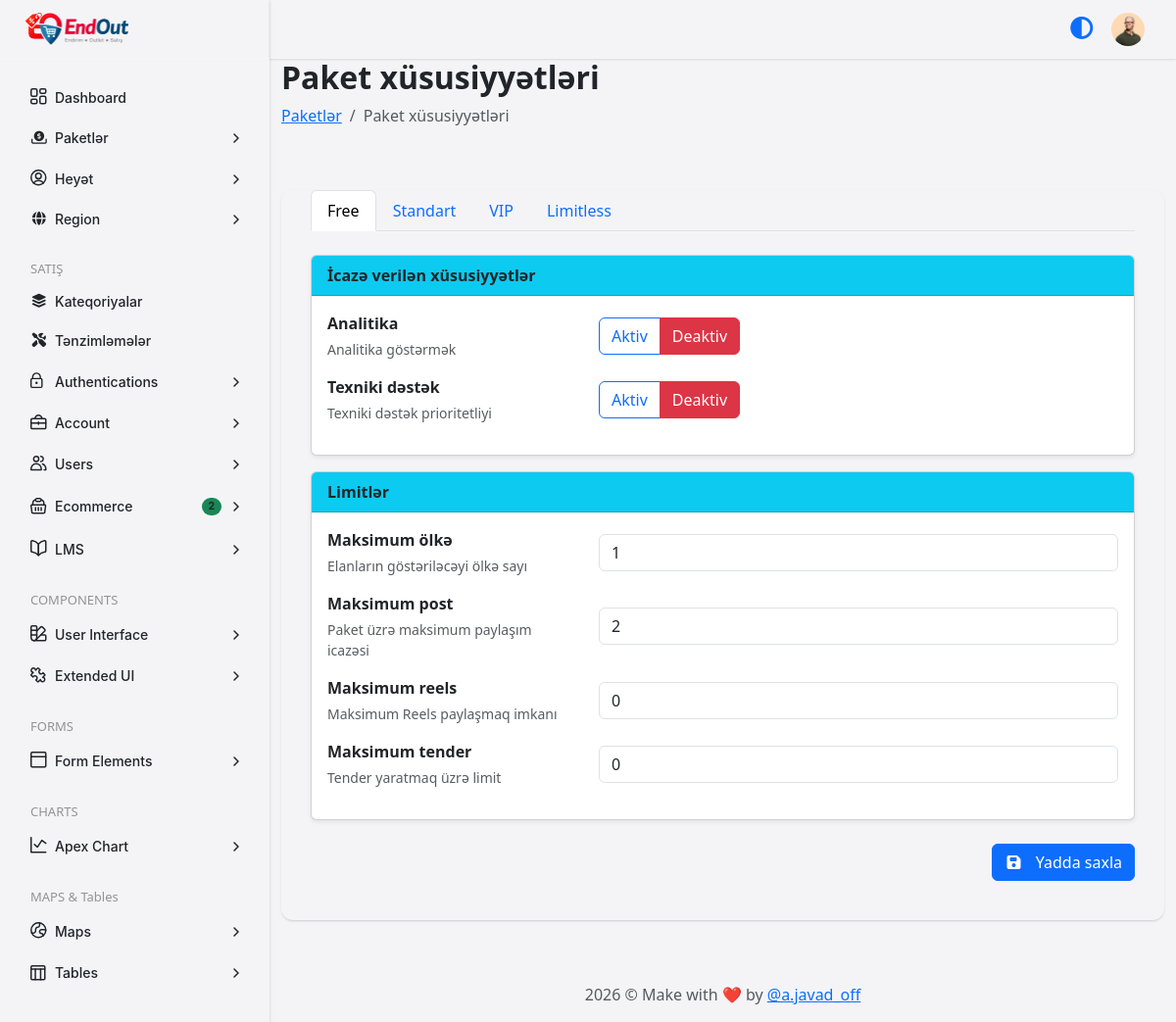
/conca/package-features.php (signed in), run on the app's committed database.
### tables this page shows
CREATE TABLE `tbl_settings` (
  `id` int(10) UNSIGNED NOT NULL,
  `confirm_code` varchar(255) DEFAULT NULL,
  `logo` varchar(255) DEFAULT NULL,
  `favicon` varchar(255) DEFAULT NULL,
  `meta_title_home` varchar(255) DEFAULT NULL,
  `meta_keyword_home` text DEFAULT NULL,
  `meta_description_home` text DEFAULT NULL,
  `meta_img` varchar(255) DEFAULT NULL,
  `contact_email` varchar(255) DEFAULT NULL,
  `contact_phone` varchar(100) DEFAULT NULL,
  `contact_address` text DEFAULT NULL,
  `contact_map` text DEFAULT NULL,
  `base_url` varchar(255) DEFAULT NULL,
  `admin_url` varchar(255) DEFAULT NULL,
  `time_zone` varchar(100) DEFAULT 'Asia/Baku',
  `google_client_id` text DEFAULT NULL,
  `google_client_secret` text DEFAULT NULL,
  `maintenance` tinyint(1) NOT NULL DEFAULT 0,
  `created_at` timestamp NULL DEFAULT current_timestamp(),
  `updated_at` timestamp NULL DEFAULT current_timestamp() ON UPDATE current_timestamp()
);

CREATE TABLE `tbl_user` (
  `id` int(10) UNSIGNED NOT NULL,
  `full_name` varchar(255) NOT NULL,
  `email` varchar(255) NOT NULL,
  `phone` varchar(50) DEFAULT NULL,
  `password` varchar(255) NOT NULL,
  `photo` varchar(255) DEFAULT NULL,
  `role` varchar(255) NOT NULL DEFAULT 'Admin',
  `status` enum('Active','Deactive','','') NOT NULL DEFAULT 'Active',
  `created_at` timestamp NULL DEFAULT current_timestamp(),
  `updated_at` timestamp NULL DEFAULT current_timestamp() ON UPDATE current_timestamp()
);

CREATE TABLE `packages` (
  `id` int(10) UNSIGNED NOT NULL,
  `name` varchar(120) NOT NULL,
  `slug` varchar(80) NOT NULL,
  `duration_days` int(10) UNSIGNED NOT NULL,
  `base_price` decimal(10,2) NOT NULL DEFAULT 0.00,
  `currency` char(3) NOT NULL DEFAULT 'AZN',
  `is_active` tinyint(1) NOT NULL DEFAULT 1,
  `sort_order` int(11) NOT NULL DEFAULT 0,
  `description` text DEFAULT NULL,
  `created_at` datetime NOT NULL DEFAULT current_timestamp(),
  `updated_at` datetime DEFAULT NULL ON UPDATE current_timestamp()
);

CREATE TABLE `feature_definitions` (
  `id` int(10) UNSIGNED NOT NULL,
  `feature_key` varchar(100) NOT NULL,
  `title` varchar(255) NOT NULL,
  `description` text DEFAULT NULL,
  `value_type` enum('bool','int','decimal','string','json') NOT NULL,
  `category` varchar(100) DEFAULT NULL,
  `sort_order` int(11) NOT NULL DEFAULT 0,
  `is_active` tinyint(1) NOT NULL DEFAULT 1,
  `created_at` datetime NOT NULL DEFAULT current_timestamp(),
  `updated_at` datetime DEFAULT NULL ON UPDATE current_timestamp()
);

CREATE TABLE `package_features` (
  `id` bigint(20) UNSIGNED NOT NULL,
  `package_id` int(10) UNSIGNED NOT NULL,
  `feature_key` varchar(255) NOT NULL,
  `feature_value` longtext NOT NULL,
  `is_active` tinyint(1) NOT NULL DEFAULT 1,
  `created_at` datetime NOT NULL DEFAULT current_timestamp(),
  `updated_at` datetime DEFAULT NULL ON UPDATE current_timestamp()
);

### conca/package-features.php (the view, shortened to what the rows shown need)
<?php include("inc/config.php"); ?>
<?php
$packages = $pdo->prepare("SELECT * FROM packages ORDER BY sort_order ASC");
$packages->execute();
$packages = $packages->fetchAll(PDO::FETCH_ASSOC);
?>
<?php
$featureDefinitions = $pdo->prepare("SELECT * FROM feature_definitions ORDER BY category ASC, sort_order ASC");
$featureDefinitions->execute();
$featureDefinitions = $featureDefinitions->fetchAll(PDO::FETCH_ASSOC);
?>
<?php
$groupedFeatures = [];
foreach ($featureDefinitions as $feature) {
    $groupedFeatures[$feature['category']][] = $feature;
}
?>
<?php
$stmt = $pdo->query("
    SELECT package_id, feature_key, feature_value
    FROM package_features
");
$packageValues = [];
while ($row = $stmt->fetch(PDO::FETCH_ASSOC)) {
    $packageValues[$row['package_id']][$row['feature_key']] = $row;
}
?>
<!DOCTYPE html>
<html lang="az">
<head>
    <?php include("inc/head.php"); ?>
</head>
<body>
    <div class="app-main">
        <div id="app-wrapper" class="app-wrapper d-flex flex-column align-items-stretch min-vh-100">
            <?php include("inc/sidebar.php"); ?>
            <?php include("inc/navbar.php"); ?>
            <div class="app-content-wrapper py-20 pb-13">
                <div class="container ">
                    <div class="page-header pb-7 d-flex justify-content-between align-items-center gap-6 flex-wrap">
                        <div class="">
                            <h2 class="fw-semibold fs-7">Paket xüsusiyyətləri</h2>
                        </div>
                    </div>
                    <div class="page-content">
                        <div class="row gy-5 mb-5">
                            <div class="col-md-12">
                                <div class="pure-card rounded-custom card-bg shadow-custom">
                                    <div class="pure-card-body mt-5">
<form id="package_features_edit" method="post">
    <ul class="nav nav-tabs mb-4" role="tablist">
        <?php foreach ($packages as $index => $package): ?>
            <li class="nav-item" role="presentation">
                <button
                    class="nav-link <?= $index == 0 ? 'active' : '' ?>"
                    type="button"
                    data-bs-toggle="tab"
                    data-bs-target="#package-<?= $package['id'] ?>"
                    role="tab">
                    <?= htmlspecialchars($package['name']) ?>
                </button>
            </li>
        <?php endforeach; ?>
    </ul>
    <div class="tab-content">
        <?php foreach ($packages as $packageIndex => $package): ?>
            <div
                class="tab-pane fade <?= $packageIndex == 0 ? 'show active' : '' ?>"
                id="package-<?= $package['id'] ?>"
                role="tabpanel">
                <?php foreach ($groupedFeatures as $category => $features): ?>
                    <div class="card shadow-sm mb-3">
                        <div class="card-header bg-info text-dark fw-semibold">
                            <?= $category == 'enabled' ? 'İcazə verilən xüsusiyyətlər' : 'Limitlər' ?>
                        </div>
                        <div class="card-body">
                            <?php foreach ($features as $feature):
                                $key = $feature['feature_key'];
                                $value = $packageValues[$package['id']][$key]['feature_value'] ?? '';
                            ?>
                                <div class="row align-items-center mb-3">
                                    <div class="col-md-4">
                                        <label class="form-label fw-semibold mb-1">
                                            <?= htmlspecialchars($feature['title']) ?>
                                        </label>
                                        <?php if (!empty($feature['description'])): ?>
                                            <div class="small text-muted">
                                                <?= htmlspecialchars($feature['description']) ?>
                                            </div>
                                        <?php endif; ?>
                                    </div>
                                    <div class="col-md-8">
                                        <?php switch ($feature['value_type']):
                                            case 'bool': ?>
                                                <div class="btn-group" role="group">
                                                    <label
                                                        class="btn btn-outline-primary"
                                                        for="<?= $package['id'] . '_' . $key ?>_1">
                                                        Aktiv
                                                    </label>
                                                    <label
                                                        class="btn btn-outline-danger"
                                                        for="<?= $package['id'] . '_' . $key ?>_0">
                                                        Deaktiv
                                                    </label>
                                                </div>
                                                <?php break; ?>
                                            <?php case 'int': ?>
                                                <input
                                                    type="number"
                                                    class="form-control"
                                                    name="features[<?= $package['id'] ?>][<?= $key ?>]"
                                                    value="<?= htmlspecialchars($value) ?>">
                                                <?php break; ?>
                                        <?php endswitch; ?>
                                    </div>
                                </div>
                            <?php endforeach; ?>
                        </div>
                    </div>
                <?php endforeach; ?>
            </div>
        <?php endforeach; ?>
    </div>
</form>
                                    </div>
                                </div>
                            </div>
                        </div>
                    </div>
                </div>
            </div>
        </div>
    </div>
</body>
</html>

### conca/inc/sidebar.php (shortened to what the rows shown need)
<div id="app-sidebar" class="app-sidebar overflow-hidden">
    <div class="app-sidebar-wrapper">
        <div class="app-sidebar-header d-flex align-items-center justify-content-between">
            <a href="index.html" class="app-sidebar-logo">
                <img class="app-main-logo logo-black" width="105"
                    src="<?php echo $base_url; ?>assets/img/logo/<?= $logo; ?>" alt="Conca">
            </a>
        </div>
    </div>
</div>

### conca/inc/navbar.php (shortened to what the rows shown need)
<?php
$statement = $pdo->prepare("SELECT * FROM tbl_user WHERE id=?");
$statement->execute(array($_SESSION['user']['id']));
$statement->rowCount();
$result_user = $statement->fetchAll(PDO::FETCH_ASSOC);
foreach ($result_user as $row_user) {
    $user_photo = $row_user['photo'];
}
?>
<div class="app-header bg-card py-2 px-4 px-md-6 d-flex align-items-center">
    <div class="row align-items-center w-100 gx-0">
        <div class="col-12">
            <ul class="navbar-nav flex-row align-items-center justify-content-end">
                <li class="header-nav-item header-user me-2 ms-2">
                    <a class="header-nav-link" href="javascript:void(0);" data-bs-toggle="dropdown">
                        <img src="assets/img/avatar/<?php echo $user_photo; ?>" alt="" width="34" height="34"
                            class="rounded-circle">
                    </a>
                </li>
            </ul>
        </div>
    </div>
</div>

### data on the page
tbl_settings: base_url+logo (picture)
tbl_user: photo (picture)
packages: name "Free", id.feature_value "1", id.feature_value "2", id.feature_value "0"
packages: name "Standart"
packages: name "VIP"
packages: name "Limitless"
feature_definitions: title "Analitika", description "Analitika göstərmək"
feature_definitions: title "Texniki dəstək", description "Texniki dəstək prioritetliyi"
feature_definitions: title "Maksimum ölkə", description "Elanların göstəriləcəyi ölkə sayı"
feature_definitions: title "Maksimum post", description "Paket üzrə maksimum paylaşım icazəsi"
feature_definitions: title "Maksimum reels", description "Maksimum Reels paylaşmaq imkanı"
feature_definitions: title "Maksimum tender", description "Tender yaratmaq üzrə limit"
